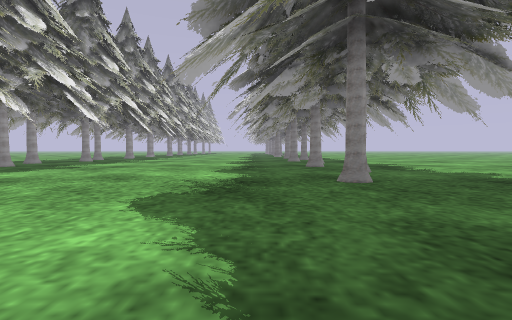
view 1 (above)

24 first-person views from a walk through a robot-simulator world made for Gazebo. The camera is 0.5 m above the floor, tilts 2° down and sees 85° across. The floor is counted in squares, 1 m on a side. Each view is taken from the middle of a square. On the plan, view 1 faces up. The plan holds only what a view shows up to about 9 squares ahead; the rest is blank. Robots are left out. Some surface patterns are stand-ins.

view 2
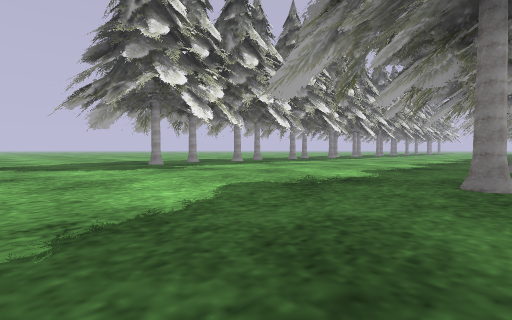

view 3
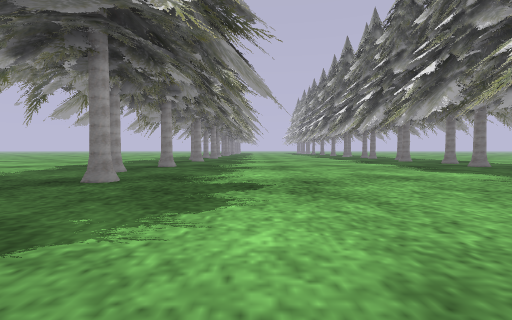

view 4
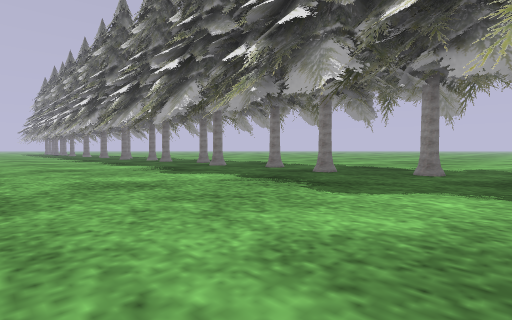

view 5
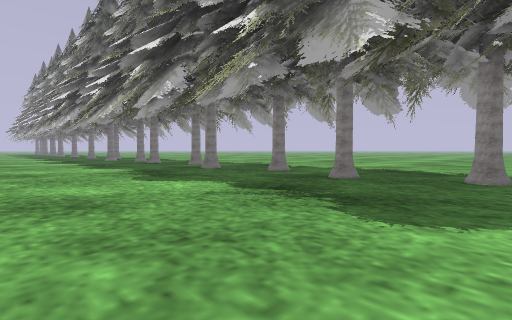

view 6
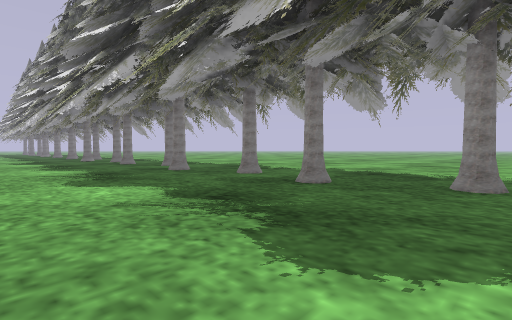

view 7
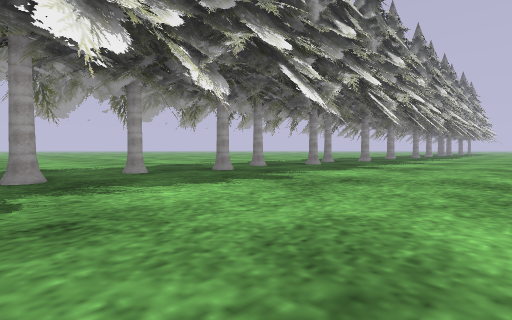

view 8
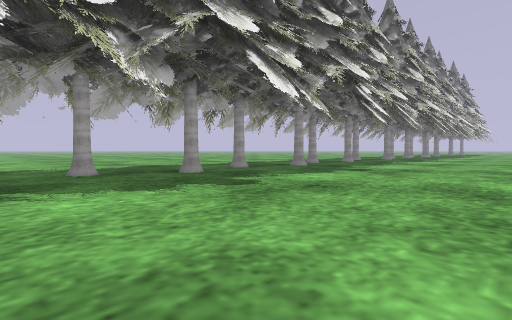

view 9
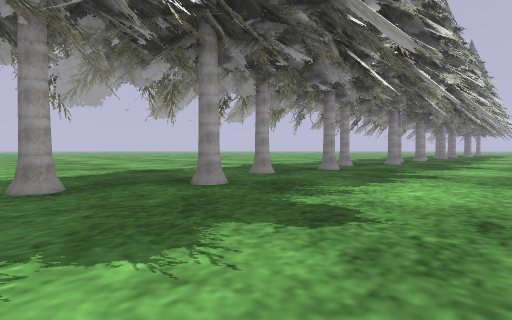

view 10
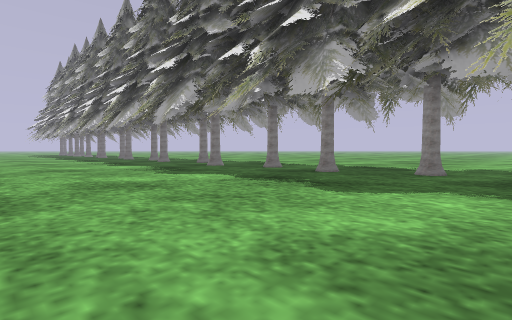

view 11
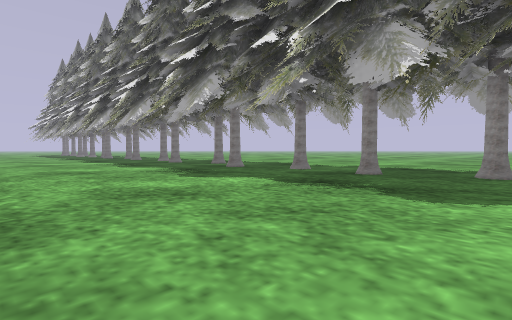

view 12
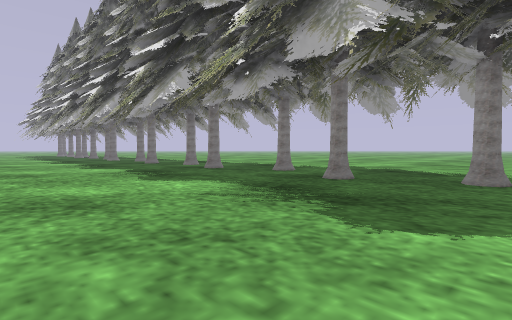

view 13
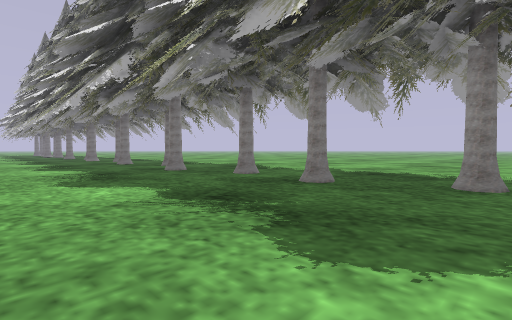

view 14
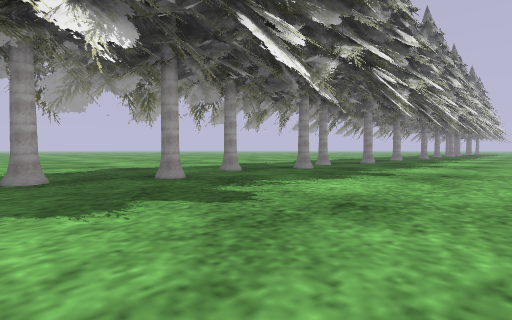

view 15
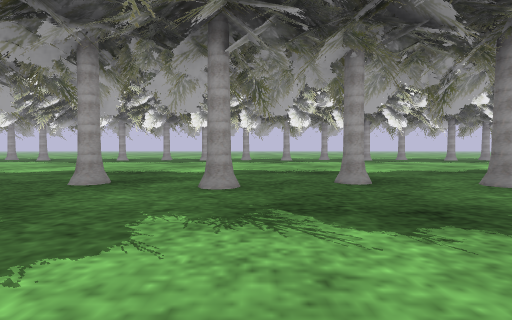

view 16
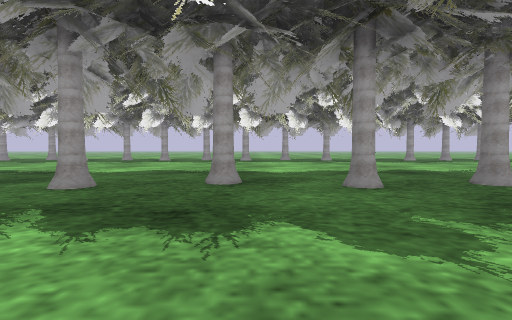

view 17
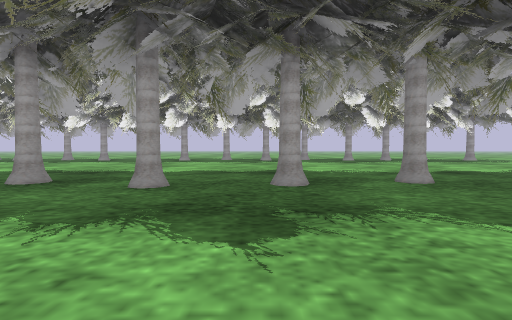

view 18
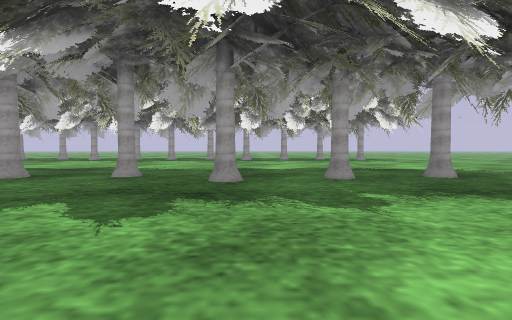

view 19
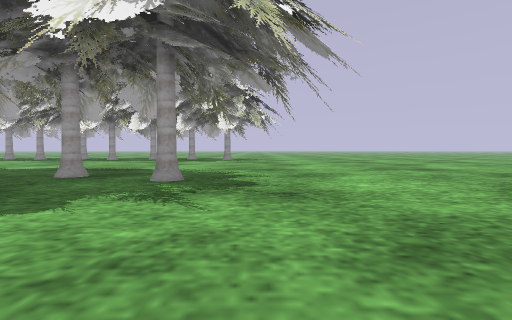

view 20
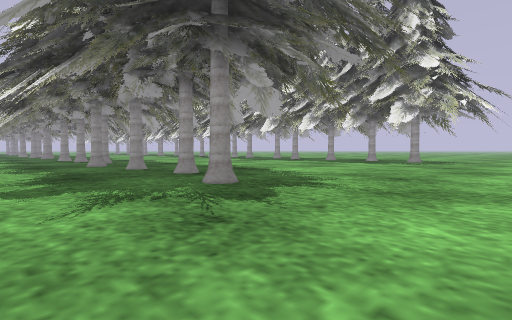

view 21
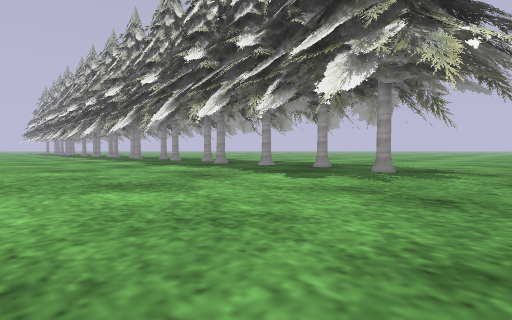

view 22
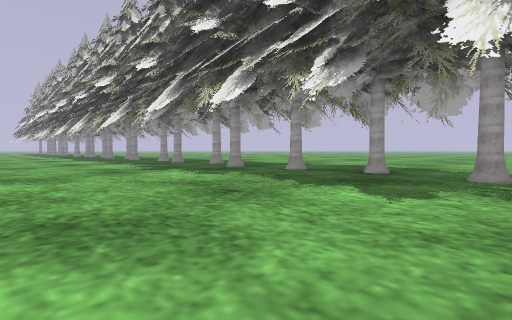

view 23
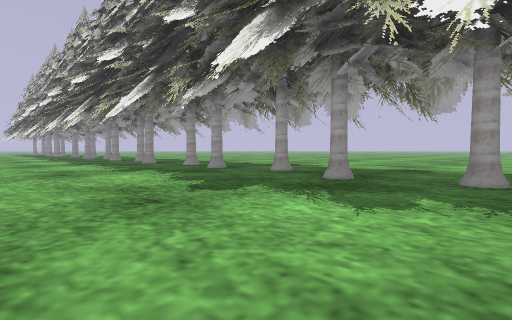

view 24
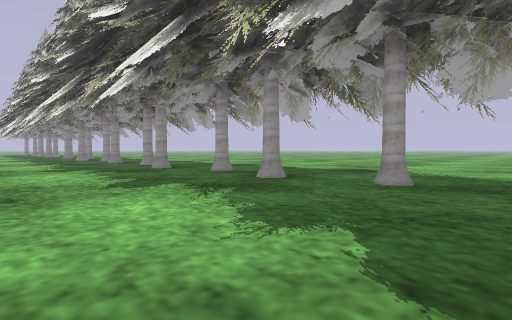

### Floor plan
Key: @ floor where view 1 was taken; . floor; T pine tree; O other object.
Columns run from 13 left of view 1 to 7 right of it. Each row starts with its distance up from view 1.
 51            .......
 50          ..........
 49     TTTT......TTTT..
 48  ..TTTTTT....TTTTTT..
 47  ..TTTTTT....TTTTTT.
 46 .. TTTTTT... TTTTTT
 45 ..TTTTTTT...TTTTTTT
 44  .TTTTTT ...TTTTTT
 43  .TTTTTT ...TTTTTT
 42 ..T TTTTT...T TTTTT.
 41 .. TTTTTT... TTTTTT..
 40 .. TTTTTT... TTTTTT.
 39 ..TTTTTTT...TTTTTT
 38 ..TTTTTTT...TTTTTT
 37 ..TTT TTT...TTT T
 36 .. TTTTTT...TTTTTT .
 35  .T   TTT...TT  TT
 34   T TTTTT... TTTTTT
 33      TTTT...TTTTT T.
 32     TTTTT...TTTTT
 31      TTTT...TTTTTT .
 30       TT  .. TTTTT
 29           ..TTT T
 28           ..T TT
 27   O       .. TT
 26   O       .. TTTT
 25   O     T ..TTTTT
 24       TTT ..T TTTT
 23       TT ...TTTTTTT
 22      TTT ... TTTTTT.
 21      TTTT...TTTTT  ..
 20     TTTTT...TTTTTT ..
 19  .TTTTTT ...TTT   T..
 18 ..T TTTTT... TTTTTT..
 17 ..TTT TTT...TTTTTT ..
 16 ..TTTTTTT...T TTTTT..
 15 ..TTTTTTT...TTT TTT..
 14 ..T TTTTT... TTTTTT..
 13   TTT TTT...TTTTT
 12    TTTTTT...T TTT T
 11 ..TTTTTTT...TTT TTT
 10 ..TT TTT ... TTT TT..
  9 ..TTTTTTT...TTTTTT ..
  8 ..  TTTTT...T TTTTT..
  7 ..TTTTTTT...TTTTTTT..
  6 ..TTTTTTT... TTTTTT..
  5 ..TTT TTT...TTTTTT
  4     TTTTT...T TTTT
  3      TTTT...TTT T
  2      TTT.....TT
  1      ..........
  0       .......@..

Where each view was taken, in squares from view 1:
view 1: 0 up, 0 right, facing up
view 2: 0 up, 2 right, facing up-left
view 3: 0 up, 5 left, facing up
view 4: 5 up, 4 left, facing up-right
view 5: 6 up, 3 left, facing up-right
view 6: 6 up, 2 left, facing up-right
view 7: 4 up, 2 left, facing up-left
view 8: 9 up, 2 left, facing up-left
view 9: 14 up, 4 left, facing up-left
view 10: 13 up, 4 left, facing up-right
view 11: 14 up, 4 left, facing up-right
view 12: 18 up, 3 left, facing up-right
view 13: 14 up, 2 left, facing up-right
view 14: 6 up, 3 left, facing up-left
view 15: 31 up, 6 right, facing left
view 16: 33 up, 6 right, facing left
view 17: 36 up, 6 right, facing left
view 18: 41 up, 7 right, facing left
view 19: 48 up, 7 right, facing left
view 20: 50 up, 5 right, facing down-left
view 21: 49 up, 1 left, facing down-left
view 22: 47 up, 2 left, facing down-left
view 23: 43 up, 3 left, facing down-left
view 24: 40 up, 4 left, facing down-left
